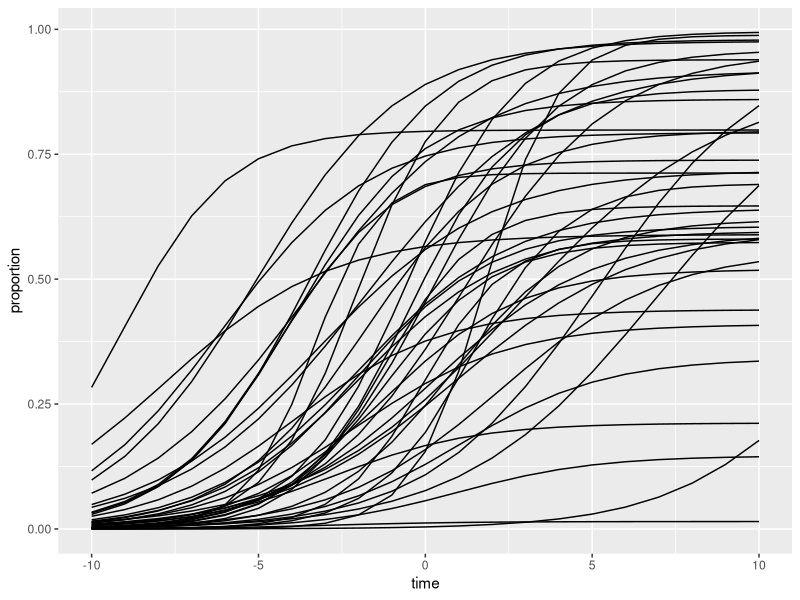
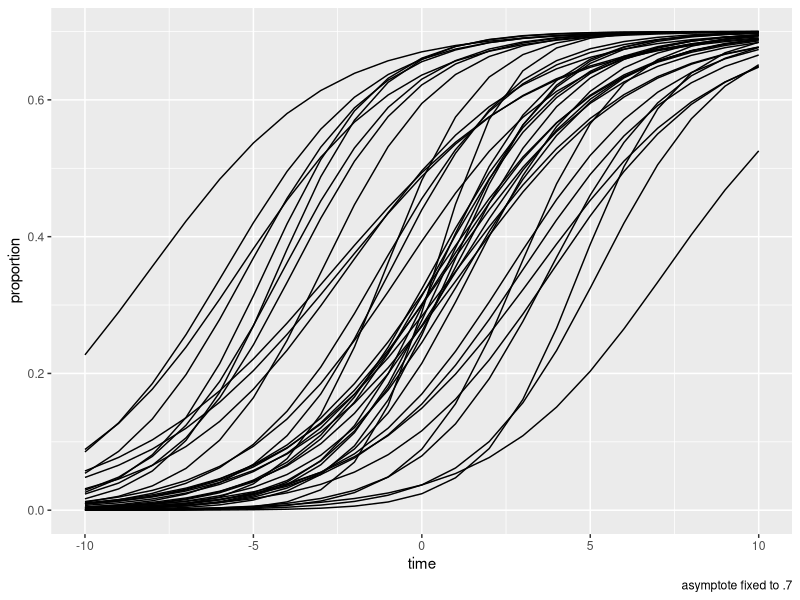
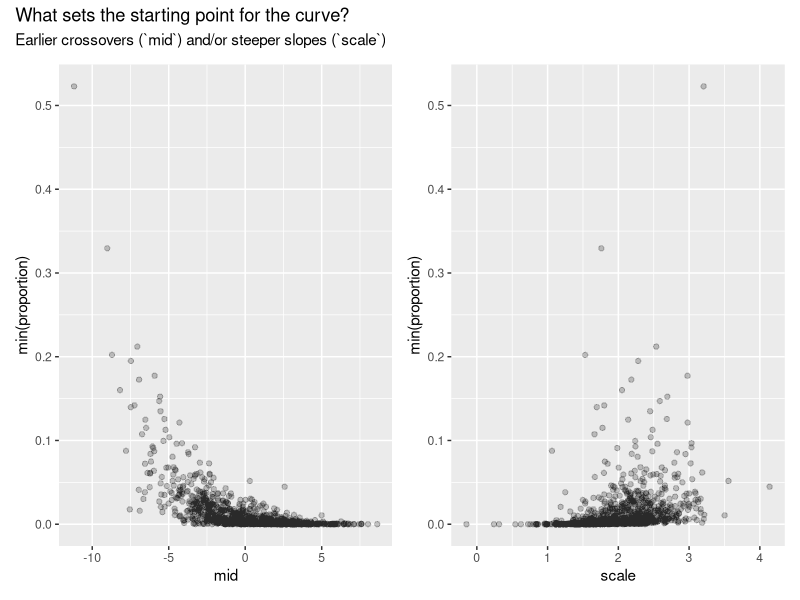
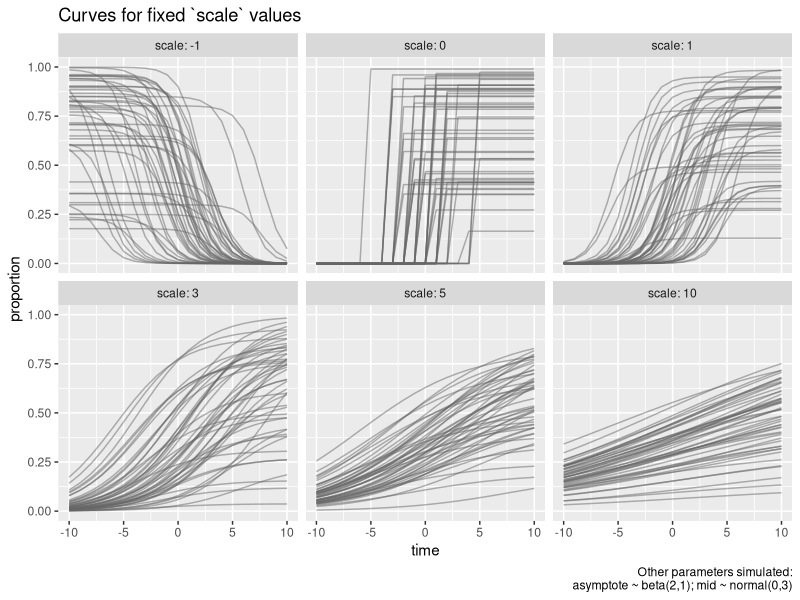

R code for these plots, in order:
## ---- chunk 1
knitr::opts_chunk$set(
  echo = TRUE, 
  comment = "#>", 
  collapse = TRUE,
  fig.width = 5,     
  fig.asp = 0.618,
  fig.path = "./figures/2018-08-00-nonlinear-logistics/"
)
## ---- chunk 2
library(tidyverse)

# Generate a single curve
generate_curve <- function(time = -10:10, mid = NULL, 
                           asymptote = NULL, scale = NULL) {
  
  # If no value is given, draw one from a distribution
  mid <- mid %||% rnorm(1, 0, 3)
  asymptote <- asymptote %||% rbeta(1, 2, 1)
  scale <- scale %||% rnorm(1, 2, .5)
  
  y <- asymptote / (1 + exp((mid - time) / scale))
  
  data_frame(
    time = time, 
    proportion = y, 
    asymptote = asymptote, 
    scale = scale, 
    min_proportion = min(y), 
    mid = mid)  
}

generate_n_curves <- function(n, time = -10:10, mid = NULL, 
                              asymptote = NULL, scale = NULL) {
  f <- function() {
    generate_curve(
      time = time, mid = mid, 
      asymptote = asymptote, scale = scale)
  }
  
  dplyr::bind_rows(
    # ignore the sequence number by using a dummy argument x
    lapply(seq_len(n), function(x) f()), 
    .id = "sim"
  )
}
## ---- chunk 3
forty <- generate_n_curves(40)
ggplot(forty) + 
  aes(x = time, y = proportion, group = sim) + 
  geom_line() 
## ---- chunk 4
forty <- generate_n_curves(40, asymptote = .7)
ggplot(forty) + 
  aes(x = time, y = proportion, group = sim) + 
  geom_line() + 
  labs(caption = "asymptote fixed to .7")
## ---- chunk 5
thousand <- generate_n_curves(1000)

p1 <- ggplot(thousand) + 
  aes(x = mid, y = min_proportion) + 
  geom_point(alpha = .01) + 
  labs(y = "min(proportion)")

p2 <- ggplot(thousand) + 
  aes(x = scale, y = min_proportion) + 
  geom_point(alpha = .01) + 
  labs(y = "min(proportion)")

library(patchwork)
p1 + p2 + 
  plot_annotation(
    title = "What sets the starting point for the curve?",
    subtitle = "Earlier crossovers (`mid`) and/or steeper slopes (`scale`)")
## ---- chunk 6
fifty <- dplyr::bind_rows(
  generate_n_curves(50, scale = 0),
  generate_n_curves(50, scale = 1),
  generate_n_curves(50, scale = -1),
  generate_n_curves(50, scale = 3),
  generate_n_curves(50, scale = 5), 
  generate_n_curves(50, scale = 10), 
  .id = "scale_sim")

library(ggplot2)

ggplot(fifty) +
  aes(x = time, y = proportion, group = sim) +
  geom_line(color = "grey40", alpha = .5) + 
  facet_wrap("scale",labeller = label_both) + 
  labs(
    title = "Curves for fixed `scale` values",
    caption = "Other parameters simulated:\nasymptote ~ beta(2,1); mid ~ normal(0,3)")
